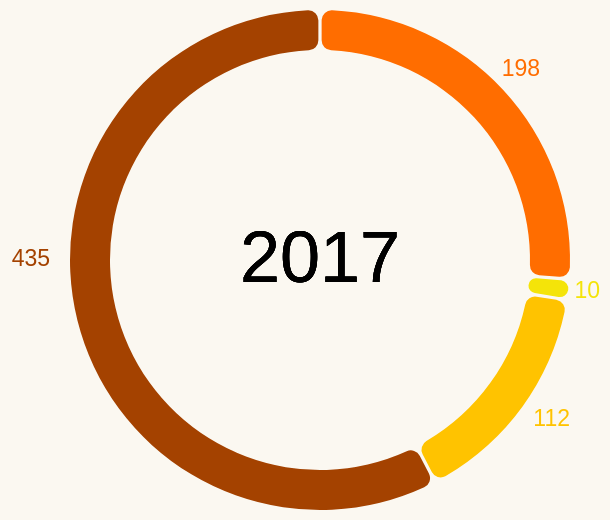

Vega-Lite specification stored for this chart:
### Vega-Lite specification from a JSON file in a GitHub repository (floating-point values rounded to 4 significant figures)
{"$schema": "https://vega.github.io/schema/vega-lite/v5.json", "width": 250, "height": 250, "background": "#FBF8F1", "data": {"values": [{"Comfortability": "Physical health", "Count": 435}, {"Comfortability": "Mental health", "Count": 10}, {"Comfortability": "Both", "Count": 198}, {"Comfortability": "Neither", "Count": 112}]}, "config": {"legend": {"disable": true}}, "layer": [{"mark": {"type": "arc", "padAngle": 0.01, "innerRadius": 105, "cornerRadius": 5}, "params": [{"name": "hover", "select": {"type": "point", "on": "mouseover"}}], "encoding": {"theta": {"field": "Count", "type": "quantitative"}, "color": {"field": "Comfortability", "type": "nominal", "scale": {"range": ["#FF6D00", "#F4E409", "#FFC300", "#A44200"]}}, "tooltip": [{"field": "Comfortability", "type": "nominal", "title": "Comfortability in sharing"}, {"field": "Count", "type": "quantitative", "title": "Count"}], "fillOpacity": {"condition": {"param": "hover", "value": 1}, "value": 0.3}}}, {"mark": {"type": "text", "align": "center", "baseline": "middle", "fontSize": 36}, "encoding": {"text": {"value": "2017"}}}, {"mark": {"type": "text", "align": "right", "dx": 140, "dy": 16, "fontSize": 11.5}, "encoding": {"text": {"field": "Count", "type": "quantitative"}, "color": {"value": "#F4E409"}, "opacity": {"condition": {"test": "datum['Comfortability'] == 'Mental health'", "value": 1}, "value": 0}}}, {"mark": {"type": "text", "align": "right", "dx": 125, "dy": 80, "fontSize": 11.5}, "encoding": {"text": {"field": "Count", "type": "quantitative"}, "color": {"value": "#FFC300"}, "opacity": {"condition": {"test": "datum['Comfortability'] == 'Neither'", "value": 1}, "value": 0}}}, {"mark": {"type": "text", "align": "right", "dx": -135, "fontSize": 11.5}, "encoding": {"text": {"field": "Count", "type": "quantitative"}, "color": {"value": "#A44200"}, "opacity": {"condition": {"test": "datum['Comfortability'] == 'Physical health'", "value": 1}, "value": 0}}}, {"mark": {"type": "text", "align": "right", "dx": 110, "dy": -95, "fontSize": 11.5}, "encoding": {"text": {"field": "Count", "type": "quantitative"}, "color": {"value": "#FF6D00"}, "opacity": {"condition": {"test": "datum['Comfortability'] == 'Both'", "value": 1}, "value": 0}}}]}
